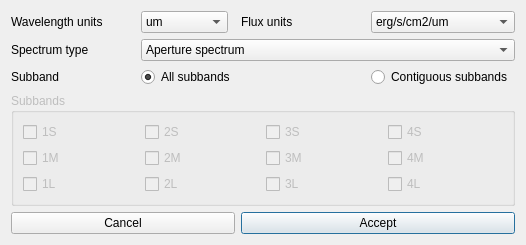
<?xml version="1.0" encoding="UTF-8"?>
<ui version="4.0">
 <class>spectrumParametersSelection</class>
 <widget class="QDialog" name="spectrumParametersSelection">
  <property name="geometry">
   <rect>
    <x>0</x>
    <y>0</y>
    <width>526</width>
    <height>233</height>
   </rect>
  </property>
  <property name="windowTitle">
   <string>spectrumParametersSelection</string>
  </property>
  <layout class="QGridLayout" name="gridLayout_2">
   <item row="0" column="0">
    <layout class="QGridLayout" name="gridLayout">
     <item row="4" column="0" colspan="4">
      <widget class="QGroupBox" name="subbandGroupBox">
       <property name="enabled">
        <bool>false</bool>
       </property>
       <property name="title">
        <string>Subbands</string>
       </property>
       <layout class="QGridLayout" name="gridLayout_4">
        <item row="0" column="0">
         <layout class="QGridLayout" name="gridLayout_3">
          <item row="0" column="3">
           <widget class="QCheckBox" name="checkBox_4">
            <property name="text">
             <string>4S</string>
            </property>
           </widget>
          </item>
          <item row="2" column="0">
           <widget class="QCheckBox" name="checkBox_8">
            <property name="text">
             <string>1L</string>
            </property>
           </widget>
          </item>
          <item row="1" column="3">
           <widget class="QCheckBox" name="checkBox_7">
            <property name="text">
             <string>4M</string>
            </property>
           </widget>
          </item>
          <item row="0" column="0">
           <widget class="QCheckBox" name="checkBox">
            <property name="text">
             <string>1S</string>
            </property>
           </widget>
          </item>
          <item row="0" column="1">
           <widget class="QCheckBox" name="checkBox_2">
            <property name="text">
             <string>2S</string>
            </property>
           </widget>
          </item>
          <item row="1" column="1">
           <widget class="QCheckBox" name="checkBox_6">
            <property name="text">
             <string>2M</string>
            </property>
           </widget>
          </item>
          <item row="0" column="2">
           <widget class="QCheckBox" name="checkBox_3">
            <property name="text">
             <string>3S</string>
            </property>
           </widget>
          </item>
          <item row="1" column="2">
           <widget class="QCheckBox" name="checkBox_16">
            <property name="text">
             <string>3M</string>
            </property>
           </widget>
          </item>
          <item row="2" column="3">
           <widget class="QCheckBox" name="checkBox_14">
            <property name="text">
             <string>4L</string>
            </property>
           </widget>
          </item>
          <item row="2" column="1">
           <widget class="QCheckBox" name="checkBox_10">
            <property name="text">
             <string>2L</string>
            </property>
           </widget>
          </item>
          <item row="2" column="2">
           <widget class="QCheckBox" name="checkBox_12">
            <property name="text">
             <string>3L</string>
            </property>
           </widget>
          </item>
          <item row="1" column="0">
           <widget class="QCheckBox" name="checkBox_5">
            <property name="text">
             <string>1M</string>
            </property>
           </widget>
          </item>
         </layout>
        </item>
       </layout>
      </widget>
     </item>
     <item row="1" column="1" colspan="3">
      <widget class="QComboBox" name="spectrumComboBox">
       <item>
        <property name="text">
         <string>Aperture spectrum</string>
        </property>
       </item>
       <item>
        <property name="text">
         <string>Background spectrum</string>
        </property>
       </item>
       <item>
        <property name="text">
         <string>Background subtracted spectrum</string>
        </property>
       </item>
      </widget>
     </item>
     <item row="1" column="0">
      <widget class="QLabel" name="label_2">
       <property name="text">
        <string>Spectrum type</string>
       </property>
      </widget>
     </item>
     <item row="0" column="3">
      <widget class="QComboBox" name="fUnitsComboBox">
       <property name="sizePolicy">
        <sizepolicy hsizetype="Preferred" vsizetype="Fixed">
         <horstretch>0</horstretch>
         <verstretch>0</verstretch>
        </sizepolicy>
       </property>
       <item>
        <property name="text">
         <string>erg/s/cm2/um</string>
        </property>
       </item>
       <item>
        <property name="text">
         <string>Jy</string>
        </property>
       </item>
       <item>
        <property name="text">
         <string>mJy</string>
        </property>
       </item>
       <item>
        <property name="text">
         <string>uJy</string>
        </property>
       </item>
       <item>
        <property name="text">
         <string>W/m2/Hz</string>
        </property>
       </item>
       <item>
        <property name="text">
         <string>erg/s/cm2/Hz</string>
        </property>
       </item>
       <item>
        <property name="text">
         <string>W/m2/Angstroms</string>
        </property>
       </item>
       <item>
        <property name="text">
         <string>erg/s/cm2/Angstroms</string>
        </property>
       </item>
      </widget>
     </item>
     <item row="0" column="1">
      <widget class="QComboBox" name="wUnitsComboBox">
       <property name="sizePolicy">
        <sizepolicy hsizetype="Fixed" vsizetype="Fixed">
         <horstretch>0</horstretch>
         <verstretch>0</verstretch>
        </sizepolicy>
       </property>
       <item>
        <property name="text">
         <string>um</string>
        </property>
       </item>
       <item>
        <property name="text">
         <string>angstroms</string>
        </property>
       </item>
       <item>
        <property name="text">
         <string>nm</string>
        </property>
       </item>
      </widget>
     </item>
     <item row="0" column="0">
      <widget class="QLabel" name="label_4">
       <property name="text">
        <string>Wavelength units</string>
       </property>
      </widget>
     </item>
     <item row="0" column="2">
      <widget class="QLabel" name="label_5">
       <property name="text">
        <string>Flux units</string>
       </property>
      </widget>
     </item>
     <item row="5" column="2" colspan="2">
      <widget class="QPushButton" name="acceptButton">
       <property name="enabled">
        <bool>true</bool>
       </property>
       <property name="text">
        <string>Accept</string>
       </property>
      </widget>
     </item>
     <item row="5" column="0" colspan="2">
      <widget class="QPushButton" name="cancelButton">
       <property name="sizePolicy">
        <sizepolicy hsizetype="Minimum" vsizetype="Fixed">
         <horstretch>0</horstretch>
         <verstretch>0</verstretch>
        </sizepolicy>
       </property>
       <property name="focusPolicy">
        <enum>Qt::NoFocus</enum>
       </property>
       <property name="text">
        <string>Cancel</string>
       </property>
      </widget>
     </item>
     <item row="2" column="0">
      <widget class="QLabel" name="label">
       <property name="text">
        <string>Subband</string>
       </property>
      </widget>
     </item>
     <item row="2" column="1">
      <widget class="QRadioButton" name="allRadioButton">
       <property name="text">
        <string>All subbands</string>
       </property>
       <property name="checked">
        <bool>true</bool>
       </property>
      </widget>
     </item>
     <item row="2" column="3">
      <widget class="QRadioButton" name="contiguousRadioButton">
       <property name="text">
        <string>Contiguous subbands</string>
       </property>
      </widget>
     </item>
    </layout>
   </item>
  </layout>
 </widget>
 <resources/>
 <connections>
  <connection>
   <sender>acceptButton</sender>
   <signal>clicked()</signal>
   <receiver>spectrumParametersSelection</receiver>
   <slot>accept()</slot>
   <hints>
    <hint type="sourcelabel">
     <x>373</x>
     <y>92</y>
    </hint>
    <hint type="destinationlabel">
     <x>262</x>
     <y>56</y>
    </hint>
   </hints>
  </connection>
  <connection>
   <sender>cancelButton</sender>
   <signal>clicked()</signal>
   <receiver>spectrumParametersSelection</receiver>
   <slot>close()</slot>
   <hints>
    <hint type="sourcelabel">
     <x>117</x>
     <y>92</y>
    </hint>
    <hint type="destinationlabel">
     <x>262</x>
     <y>56</y>
    </hint>
   </hints>
  </connection>
 </connections>
</ui>
